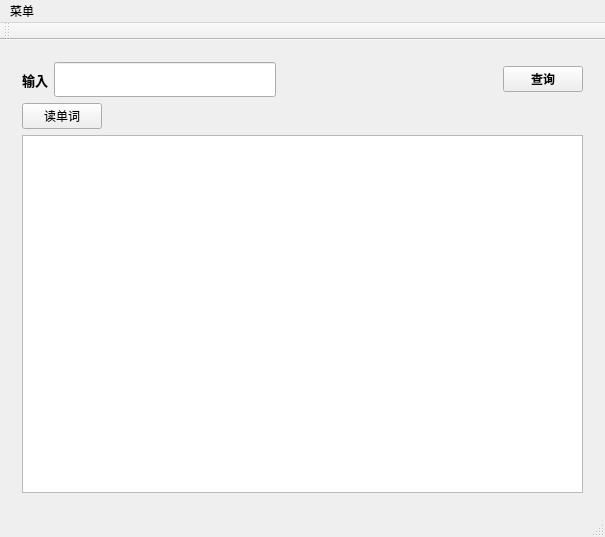
<?xml version="1.0" encoding="UTF-8"?>
<ui version="4.0">
 <class>MainWindow</class>
 <widget class="QMainWindow" name="MainWindow">
  <property name="geometry">
   <rect>
    <x>0</x>
    <y>0</y>
    <width>605</width>
    <height>537</height>
   </rect>
  </property>
  <property name="windowTitle">
   <string>MainWindow</string>
  </property>
  <widget class="QWidget" name="centralWidget">
   <layout class="QGridLayout" name="gridLayout">
    <item row="0" column="0">
     <widget class="QStackedWidget" name="stackedWidget">
      <property name="currentIndex">
       <number>0</number>
      </property>
      <widget class="QWidget" name="page">
       <layout class="QVBoxLayout" name="verticalLayout">
        <item>
         <layout class="QHBoxLayout" name="horizontalLayout">
          <item>
           <widget class="QLabel" name="label">
            <property name="font">
             <font>
              <family>Bahnschrift SemiBold</family>
              <pointsize>10</pointsize>
              <weight>75</weight>
              <bold>true</bold>
             </font>
            </property>
            <property name="text">
             <string>输入</string>
            </property>
           </widget>
          </item>
          <item>
           <widget class="QLineEdit" name="lineEditinPut">
            <property name="font">
             <font>
              <family>Bernard MT Condensed</family>
              <pointsize>14</pointsize>
              <weight>50</weight>
              <italic>false</italic>
              <bold>false</bold>
             </font>
            </property>
            <property name="text">
             <string/>
            </property>
            <property name="alignment">
             <set>Qt::AlignLeading|Qt::AlignLeft|Qt::AlignVCenter</set>
            </property>
           </widget>
          </item>
          <item>
           <spacer name="horizontalSpacer">
            <property name="orientation">
             <enum>Qt::Horizontal</enum>
            </property>
            <property name="sizeHint" stdset="0">
             <size>
              <width>149</width>
              <height>20</height>
             </size>
            </property>
           </spacer>
          </item>
          <item>
           <widget class="QPushButton" name="ButtonFind">
            <property name="font">
             <font>
              <family>Magneto</family>
              <weight>75</weight>
              <italic>false</italic>
              <bold>true</bold>
             </font>
            </property>
            <property name="text">
             <string>查询</string>
            </property>
            <property name="checkable">
             <bool>false</bool>
            </property>
           </widget>
          </item>
         </layout>
        </item>
        <item>
         <layout class="QHBoxLayout" name="horizontalLayout_2">
          <item>
           <widget class="QPushButton" name="ButtonRead">
            <property name="text">
             <string>读单词</string>
            </property>
           </widget>
          </item>
          <item>
           <spacer name="horizontalSpacer_3">
            <property name="orientation">
             <enum>Qt::Horizontal</enum>
            </property>
            <property name="sizeHint" stdset="0">
             <size>
              <width>40</width>
              <height>20</height>
             </size>
            </property>
           </spacer>
          </item>
         </layout>
        </item>
        <item>
         <widget class="QTextEdit" name="textEditMean">
          <property name="font">
           <font>
            <family>Bahnschrift SemiBold SemiConden</family>
            <pointsize>20</pointsize>
            <weight>75</weight>
            <bold>true</bold>
           </font>
          </property>
          <property name="autoFormatting">
           <set>QTextEdit::AutoNone</set>
          </property>
          <property name="html">
           <string>&lt;!DOCTYPE HTML PUBLIC &quot;-//W3C//DTD HTML 4.0//EN&quot; &quot;http://www.w3.org/TR/REC-html40/strict.dtd&quot;&gt;
&lt;html&gt;&lt;head&gt;&lt;meta name=&quot;qrichtext&quot; content=&quot;1&quot; /&gt;&lt;style type=&quot;text/css&quot;&gt;
p, li { white-space: pre-wrap; }
&lt;/style&gt;&lt;/head&gt;&lt;body style=&quot; font-family:'Bahnschrift SemiBold SemiConden'; font-size:20pt; font-weight:600; font-style:normal;&quot;&gt;
&lt;p style=&quot;-qt-paragraph-type:empty; margin-top:0px; margin-bottom:0px; margin-left:0px; margin-right:0px; -qt-block-indent:0; text-indent:0px;&quot;&gt;&lt;br /&gt;&lt;/p&gt;&lt;/body&gt;&lt;/html&gt;</string>
          </property>
         </widget>
        </item>
       </layout>
      </widget>
      <widget class="QWidget" name="page_2">
       <layout class="QGridLayout" name="gridLayout_2">
        <item row="0" column="0">
         <widget class="QLabel" name="label_3">
          <property name="font">
           <font>
            <family>Bodoni MT Condensed</family>
           </font>
          </property>
          <property name="text">
           <string>历史记录</string>
          </property>
         </widget>
        </item>
        <item row="0" column="1">
         <spacer name="horizontalSpacer_4">
          <property name="orientation">
           <enum>Qt::Horizontal</enum>
          </property>
          <property name="sizeHint" stdset="0">
           <size>
            <width>828</width>
            <height>20</height>
           </size>
          </property>
         </spacer>
        </item>
        <item row="1" column="0" colspan="2">
         <widget class="QListWidget" name="listWidgetHistory">
          <property name="font">
           <font>
            <family>Modern No. 20</family>
            <pointsize>12</pointsize>
           </font>
          </property>
         </widget>
        </item>
       </layout>
      </widget>
      <widget class="QWidget" name="page_3">
       <layout class="QVBoxLayout" name="verticalLayout_6">
        <item>
         <layout class="QHBoxLayout" name="horizontalLayout_6">
          <item>
           <widget class="QLabel" name="label_2">
            <property name="text">
             <string>所有单词</string>
            </property>
           </widget>
          </item>
          <item>
           <spacer name="horizontalSpacer_2">
            <property name="orientation">
             <enum>Qt::Horizontal</enum>
            </property>
            <property name="sizeHint" stdset="0">
             <size>
              <width>829</width>
              <height>20</height>
             </size>
            </property>
           </spacer>
          </item>
         </layout>
        </item>
        <item>
         <widget class="QListWidget" name="listWidget">
          <property name="font">
           <font>
            <family>MingLiU_HKSCS-ExtB</family>
            <pointsize>12</pointsize>
           </font>
          </property>
         </widget>
        </item>
       </layout>
      </widget>
      <widget class="QWidget" name="page_4">
       <layout class="QGridLayout" name="gridLayout_3">
        <item row="0" column="0" rowspan="3">
         <layout class="QVBoxLayout" name="verticalLayout_2">
          <item>
           <widget class="QCheckBox" name="checkBox">
            <property name="text">
             <string>插入</string>
            </property>
           </widget>
          </item>
          <item>
           <spacer name="verticalSpacer">
            <property name="orientation">
             <enum>Qt::Vertical</enum>
            </property>
            <property name="sizeHint" stdset="0">
             <size>
              <width>20</width>
              <height>40</height>
             </size>
            </property>
           </spacer>
          </item>
          <item>
           <widget class="QCheckBox" name="checkBox_2">
            <property name="text">
             <string>删除</string>
            </property>
           </widget>
          </item>
          <item>
           <spacer name="verticalSpacer_2">
            <property name="orientation">
             <enum>Qt::Vertical</enum>
            </property>
            <property name="sizeHint" stdset="0">
             <size>
              <width>20</width>
              <height>40</height>
             </size>
            </property>
           </spacer>
          </item>
          <item>
           <widget class="QCheckBox" name="checkBox_3">
            <property name="text">
             <string>更改</string>
            </property>
           </widget>
          </item>
         </layout>
        </item>
        <item row="0" column="1" rowspan="4">
         <widget class="Line" name="line">
          <property name="orientation">
           <enum>Qt::Vertical</enum>
          </property>
         </widget>
        </item>
        <item row="0" column="2">
         <layout class="QVBoxLayout" name="verticalLayout_3">
          <item>
           <layout class="QHBoxLayout" name="horizontalLayout_3">
            <item>
             <widget class="QLabel" name="label_4">
              <property name="text">
               <string>英文</string>
              </property>
             </widget>
            </item>
            <item>
             <spacer name="horizontalSpacer_5">
              <property name="orientation">
               <enum>Qt::Horizontal</enum>
              </property>
              <property name="sizeHint" stdset="0">
               <size>
                <width>40</width>
                <height>20</height>
               </size>
              </property>
             </spacer>
            </item>
           </layout>
          </item>
          <item>
           <widget class="QTextEdit" name="textEditEnglish">
            <property name="font">
             <font>
              <family>Bahnschrift Light</family>
              <pointsize>12</pointsize>
             </font>
            </property>
           </widget>
          </item>
         </layout>
        </item>
        <item row="0" column="3" rowspan="4" colspan="3">
         <widget class="Line" name="line_2">
          <property name="orientation">
           <enum>Qt::Vertical</enum>
          </property>
         </widget>
        </item>
        <item row="0" column="6">
         <layout class="QVBoxLayout" name="verticalLayout_5">
          <item>
           <widget class="QPushButton" name="Button_3">
            <property name="text">
             <string>查询一下</string>
            </property>
           </widget>
          </item>
          <item>
           <spacer name="verticalSpacer_3">
            <property name="orientation">
             <enum>Qt::Vertical</enum>
            </property>
            <property name="sizeHint" stdset="0">
             <size>
              <width>20</width>
              <height>40</height>
             </size>
            </property>
           </spacer>
          </item>
          <item>
           <widget class="QPushButton" name="ButtonFile">
            <property name="text">
             <string>选择文本</string>
            </property>
           </widget>
          </item>
         </layout>
        </item>
        <item row="1" column="2" rowspan="3">
         <layout class="QVBoxLayout" name="verticalLayout_4">
          <item>
           <layout class="QHBoxLayout" name="horizontalLayout_4">
            <item>
             <widget class="QLabel" name="label_5">
              <property name="text">
               <string>中文</string>
              </property>
             </widget>
            </item>
            <item>
             <spacer name="horizontalSpacer_6">
              <property name="orientation">
               <enum>Qt::Horizontal</enum>
              </property>
              <property name="sizeHint" stdset="0">
               <size>
                <width>40</width>
                <height>20</height>
               </size>
              </property>
             </spacer>
            </item>
           </layout>
          </item>
          <item>
           <widget class="QTextEdit" name="textEditChinese">
            <property name="font">
             <font>
              <family>Bahnschrift Light</family>
              <pointsize>12</pointsize>
             </font>
            </property>
           </widget>
          </item>
         </layout>
        </item>
        <item row="2" column="4" colspan="3">
         <layout class="QHBoxLayout" name="horizontalLayout_5">
          <item>
           <widget class="QLabel" name="label_6">
            <property name="text">
             <string>文件路径</string>
            </property>
           </widget>
          </item>
          <item>
           <widget class="QLineEdit" name="lineEditFile">
            <property name="readOnly">
             <bool>false</bool>
            </property>
           </widget>
          </item>
         </layout>
        </item>
        <item row="3" column="5" colspan="2">
         <widget class="QDialogButtonBox" name="buttonBox">
          <property name="standardButtons">
           <set>QDialogButtonBox::Cancel|QDialogButtonBox::Ok</set>
          </property>
         </widget>
        </item>
       </layout>
      </widget>
      <widget class="QWidget" name="page_5">
       <layout class="QVBoxLayout" name="verticalLayout_7">
        <item>
         <spacer name="horizontalSpacer_8">
          <property name="orientation">
           <enum>Qt::Horizontal</enum>
          </property>
          <property name="sizeHint" stdset="0">
           <size>
            <width>558</width>
            <height>20</height>
           </size>
          </property>
         </spacer>
        </item>
        <item>
         <layout class="QHBoxLayout" name="horizontalLayout_7" stretch="1,10">
          <item>
           <widget class="QLabel" name="label_8">
            <property name="text">
             <string>英文：</string>
            </property>
           </widget>
          </item>
          <item>
           <widget class="QLabel" name="labelShow">
            <property name="font">
             <font>
              <family>Bahnschrift SemiLight Condensed</family>
              <pointsize>16</pointsize>
             </font>
            </property>
            <property name="text">
             <string>TextLabel</string>
            </property>
           </widget>
          </item>
         </layout>
        </item>
        <item>
         <layout class="QHBoxLayout" name="horizontalLayout_11">
          <item>
           <layout class="QHBoxLayout" name="horizontalLayout_8">
            <item>
             <widget class="QPushButton" name="Buttonhint">
              <property name="text">
               <string>提示中文</string>
              </property>
             </widget>
            </item>
            <item>
             <widget class="QLineEdit" name="lineEditHint">
              <property name="readOnly">
               <bool>true</bool>
              </property>
             </widget>
            </item>
           </layout>
          </item>
          <item>
           <widget class="QPushButton" name="ButtonReadHint">
            <property name="text">
             <string>读单词</string>
            </property>
           </widget>
          </item>
         </layout>
        </item>
        <item>
         <spacer name="horizontalSpacer_9">
          <property name="orientation">
           <enum>Qt::Horizontal</enum>
          </property>
          <property name="sizeHint" stdset="0">
           <size>
            <width>558</width>
            <height>20</height>
           </size>
          </property>
         </spacer>
        </item>
        <item>
         <layout class="QHBoxLayout" name="horizontalLayout_9" stretch="1,10">
          <item>
           <widget class="QLabel" name="label_9">
            <property name="text">
             <string>填写出正确的单词：</string>
            </property>
           </widget>
          </item>
          <item>
           <widget class="QLineEdit" name="lineEditSure"/>
          </item>
         </layout>
        </item>
        <item>
         <layout class="QHBoxLayout" name="horizontalLayout_10">
          <item>
           <widget class="QPushButton" name="ButtonSure">
            <property name="text">
             <string>确定</string>
            </property>
           </widget>
          </item>
          <item>
           <spacer name="horizontalSpacer_7">
            <property name="orientation">
             <enum>Qt::Horizontal</enum>
            </property>
            <property name="sizeHint" stdset="0">
             <size>
              <width>40</width>
              <height>20</height>
             </size>
            </property>
           </spacer>
          </item>
          <item>
           <widget class="QPushButton" name="ButtonNext">
            <property name="text">
             <string>下一个</string>
            </property>
           </widget>
          </item>
         </layout>
        </item>
       </layout>
      </widget>
     </widget>
    </item>
   </layout>
  </widget>
  <widget class="QToolBar" name="mainToolBar">
   <attribute name="toolBarArea">
    <enum>TopToolBarArea</enum>
   </attribute>
   <attribute name="toolBarBreak">
    <bool>false</bool>
   </attribute>
  </widget>
  <widget class="QStatusBar" name="statusBar"/>
  <widget class="QMenuBar" name="menuBar">
   <property name="geometry">
    <rect>
     <x>0</x>
     <y>0</y>
     <width>605</width>
     <height>26</height>
    </rect>
   </property>
   <widget class="QMenu" name="menu">
    <property name="title">
     <string>菜单</string>
    </property>
    <widget class="QMenu" name="menu_2">
     <property name="title">
      <string>功能</string>
     </property>
     <addaction name="actionFind"/>
     <addaction name="separator"/>
     <addaction name="actionHistory"/>
     <addaction name="separator"/>
     <addaction name="actionall"/>
     <addaction name="separator"/>
     <addaction name="actionRemember"/>
    </widget>
    <addaction name="menu_2"/>
    <addaction name="actionset"/>
   </widget>
   <addaction name="menu"/>
  </widget>
  <action name="actionall">
   <property name="text">
    <string>逐条翻看</string>
   </property>
  </action>
  <action name="actionFind">
   <property name="text">
    <string>单词查找</string>
   </property>
  </action>
  <action name="actionHistory">
   <property name="text">
    <string>单词记忆</string>
   </property>
  </action>
  <action name="actionset">
   <property name="text">
    <string>设置</string>
   </property>
  </action>
  <action name="actionRemember">
   <property name="text">
    <string>背单词</string>
   </property>
  </action>
 </widget>
 <layoutdefault spacing="6" margin="11"/>
 <resources/>
 <connections/>
</ui>
